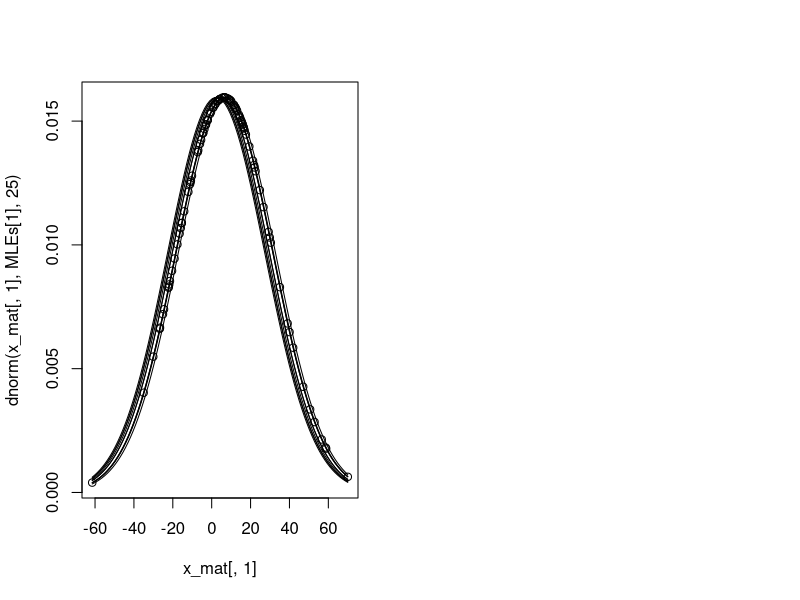

R code for this plot:
# code - https://rpubs.com/Koba/MLE-Normal
# intuition - https://www.quora.com/What-is-an-intuitive-explanation-of-Fisher-information

normalF <- function(x, parvec) {
  # Log of likelihood of a normal distribution
  # parvec[1] - mean
  # parvec[2] - standard deviation
  # x - set of observations. Should be initialized before MLE
  LL = sum ( -0.5* log(parvec[2]) - 0.5*(x - parvec[1])^2/parvec[2] )
}

x_mat <- matrix(0,100,50)
for(i in 1:50){
  x_mat[,i] <- rnorm(100, 5, 25)
}

MLEs <- matrix(0,10,1)
for(i in 1:length(MLEs[,1])){
  x <- x_mat[,i]
  MLE = optim(x=x, c(0.1,0.1), # initial values for mu and sigma
              fn = normalF, # function to maximize
              method = "L-BFGS-B", # this method lets set lower bounds
              lower = 0.00001, # lower limit for parameters
              control = list(fnscale = -1), # maximize the function
              hessian = T # calculate Hessian matricce because we will need for confidence intervals
  )
  MLEs[i,1] = MLE$par[1]
}
mean(MLEs)

par(mfrow=c(1,2))
plot(x_mat[,1],dnorm(x_mat[,1],MLEs[1],25))
x = x_mat[,1]
for(i in 1:length(MLEs)){
  curve(dnorm(x,MLEs[i],25), add=T)
}




